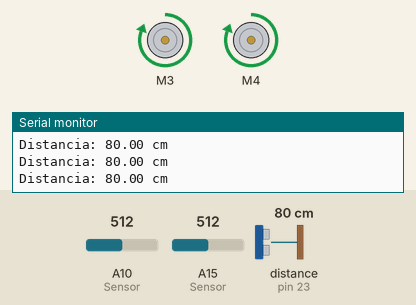
Recording of a sketch running on a simulated Arduino Mega 2560, built with avr-gcc and run on an emulated ATmega2560. Parts: 2 × DC motor (green arrow = forward, orange = backward, longer = faster), the last lines printed to the serial monitor. Inputs (shaded band) come from the test bench; at power-on: distance to the obstacle (sensor on pin 23) 80 cm, A10 (Sensor) = 512, A15 (Sensor) = 512. The echo pulse lasts 58.3 µs per cm.

Above: at 1.2 s.
1.3 s: distance to the obstacle (sensor on pin 23) set to 6 cm
4.3 s: distance to the obstacle (sensor on pin 23) set to 3 cm
At 5.8 s:
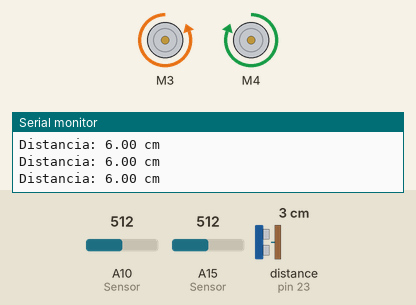
At 9.7 s:
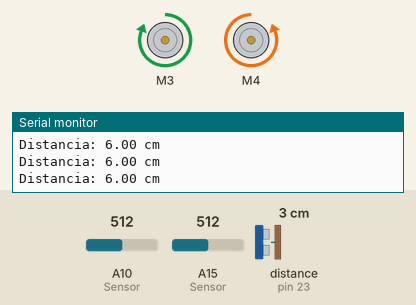
Timing chart, 0 to 15.9 s (numbered marks = the images above; inputs shaded):
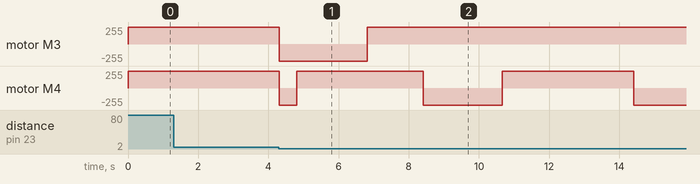

The sketch:

DoisSensoresComUltrasonico.ino
```cpp
#include <HCSR04.h>
#include <AFMotor.h>

AF_DCMotor motorEsquerdo(3);  // Motor Esquerdo conectado ao pino 3
AF_DCMotor motorDireito(4);   // Motor Direito conectado ao pino 4

HCSR04 sensorUltrassonico(22, 23);  // Pino de trigger: 22, Pino de echo: 23

const int DistanciaDeObjeto = 5;

void distanceMeasurement(); // Function prototype

void setup()
{
  // Setar a velocidade inicial dos motores
  motorEsquerdo.setSpeed(255);
  motorDireito.setSpeed(255);

  Serial.begin(9600); // Inicializar o Monitor Serial
  pinMode(2, INPUT);
}

void loop()
{
  distanceMeasurement(); // Chamar a função para medir a distância com o sensor ultrassônico

  int leftSensor = analogRead(A15); // Sensor esquerdo
  int rightSensor = analogRead(A10); // Sensor direito
  int valorSensor = 200;
  int valorSensorEsq = 100;
  int distanciaObstaculo = sensorUltrassonico.dist(); // Realizar a leitura da distância do sensor ultrassônico em cm

  if (distanciaObstaculo < DistanciaDeObjeto)  {
    // Obstáculo detectado pelo sensor ultrassônico
    desviarObstaculo();
  }
  else if (leftSensor < valorSensorEsq && rightSensor < valorSensor) { // Seguidor de Linha
    motorEsquerdo.run(FORWARD);
    motorDireito.run(FORWARD);
  } else if (leftSensor > valorSensorEsq && rightSensor < valorSensor) { //
    motorEsquerdo.run(BACKWARD);
    motorDireito.run(FORWARD);
  } else if (leftSensor < valorSensorEsq && rightSensor > valorSensor) {
    motorEsquerdo.run(FORWARD);
    motorDireito.run(BACKWARD);
  } else if (leftSensor > valorSensorEsq && rightSensor > valorSensor) {
    motorEsquerdo.run(FORWARD);
    motorDireito.run(FORWARD);
  } else {
    motorEsquerdo.run(RELEASE);
    motorDireito.run(RELEASE);
  }
}

void desviarObstaculo() {
  motorEsquerdo.run(BACKWARD);
  motorDireito.run(BACKWARD);
  delay(500);
  motorEsquerdo.run(BACKWARD);
  motorDireito.run(FORWARD);
  delay(2000);
  motorEsquerdo.run(FORWARD);
  motorDireito.run(FORWARD);
  delay(1600);
  motorEsquerdo.run(FORWARD);
  motorDireito.run(BACKWARD);
  delay(2250);
  motorEsquerdo.run(FORWARD);
  motorDireito.run(FORWARD);
  delay(3750);
  motorEsquerdo.run(FORWARD);
  motorDireito.run(BACKWARD);
  delay(2000); // ajuste o tempo para virar a esquerda
  motorEsquerdo.run(FORWARD);
  motorDireito.run(FORWARD);
  delay(1500); // ajuste o tempo para andar para frente
  motorEsquerdo.run(BACKWARD);
  motorDireito.run(FORWARD);
  delay(2000); // ajuste o tempo para virar a direita
}

void distanceMeasurement() {
  float distance = sensorUltrassonico.dist();  // Mede a distância em centímetros
  Serial.print("Distancia: ");
  Serial.print(distance);
  Serial.println(" cm");
}
```

Measured:
- the behaviour switches between 5 and 4 cm on distance to the obstacle (sensor on pin 23) (found by bisection; images 0 and 1)
- after the input at 4.3 s, motor M3: forward 255/255 → backward 255/255 at once, → forward 255/255 2.5 s later; motor M4: goes backward 255/255 0.50 s, forward 255/255 3.6 s, backward 255/255 2.3 s, forward 255/255 3.8 s, then backward 255/255, starting at once
